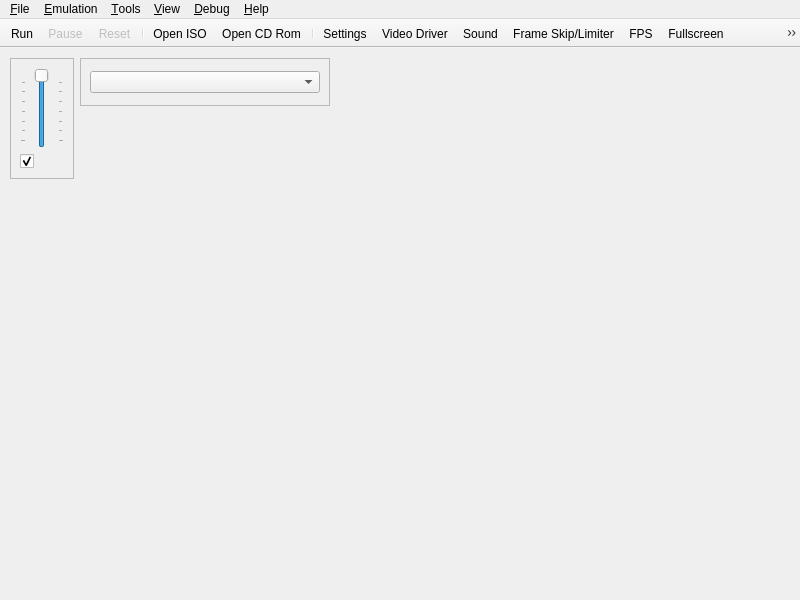
<?xml version="1.0" encoding="UTF-8"?>
<ui version="4.0">
 <class>UIYabause</class>
 <widget class="QMainWindow" name="UIYabause">
  <property name="geometry">
   <rect>
    <x>0</x>
    <y>0</y>
    <width>800</width>
    <height>600</height>
   </rect>
  </property>
  <property name="windowTitle">
   <string notr="true">Yaba Sanshiro</string>
  </property>
  <property name="windowIcon">
   <iconset>
    <normaloff>../../android/app/src/main/res/mipmap-xxxhdpi/ic_launcher.png</normaloff>../../android/app/src/main/res/mipmap-xxxhdpi/ic_launcher.png</iconset>
  </property>
  <property name="iconSize">
   <size>
    <width>16</width>
    <height>16</height>
   </size>
  </property>
  <widget class="QWidget" name="centralwidget">
   <widget class="QFrame" name="fSound">
    <property name="geometry">
     <rect>
      <x>10</x>
      <y>10</y>
      <width>64</width>
      <height>121</height>
     </rect>
    </property>
    <property name="sizePolicy">
     <sizepolicy hsizetype="Maximum" vsizetype="Fixed">
      <horstretch>0</horstretch>
      <verstretch>0</verstretch>
     </sizepolicy>
    </property>
    <property name="frameShape">
     <enum>QFrame::Shape::StyledPanel</enum>
    </property>
    <property name="frameShadow">
     <enum>QFrame::Shadow::Sunken</enum>
    </property>
    <layout class="QVBoxLayout">
     <item>
      <widget class="QSlider" name="sVolume">
       <property name="sizePolicy">
        <sizepolicy hsizetype="Expanding" vsizetype="Expanding">
         <horstretch>0</horstretch>
         <verstretch>0</verstretch>
        </sizepolicy>
       </property>
       <property name="toolTip">
        <string>Volume</string>
       </property>
       <property name="maximum">
        <number>100</number>
       </property>
       <property name="value">
        <number>100</number>
       </property>
       <property name="orientation">
        <enum>Qt::Orientation::Vertical</enum>
       </property>
       <property name="tickPosition">
        <enum>QSlider::TickPosition::TicksBothSides</enum>
       </property>
       <property name="tickInterval">
        <number>15</number>
       </property>
      </widget>
     </item>
     <item>
      <widget class="QCheckBox" name="cbSound">
       <property name="toolTip">
        <string>Mute/UnMute Sound</string>
       </property>
       <property name="icon">
        <iconset resource="../resources/resources.qrc">
         <normaloff>:/actions/sound.png</normaloff>:/actions/sound.png</iconset>
       </property>
       <property name="checked">
        <bool>true</bool>
       </property>
      </widget>
     </item>
    </layout>
   </widget>
   <widget class="QFrame" name="fVideoDriver">
    <property name="geometry">
     <rect>
      <x>80</x>
      <y>10</y>
      <width>250</width>
      <height>48</height>
     </rect>
    </property>
    <property name="sizePolicy">
     <sizepolicy hsizetype="Maximum" vsizetype="Fixed">
      <horstretch>0</horstretch>
      <verstretch>0</verstretch>
     </sizepolicy>
    </property>
    <property name="frameShape">
     <enum>QFrame::Shape::StyledPanel</enum>
    </property>
    <property name="frameShadow">
     <enum>QFrame::Shadow::Sunken</enum>
    </property>
    <layout class="QVBoxLayout">
     <item>
      <widget class="QComboBox" name="cbVideoDriver"/>
     </item>
    </layout>
   </widget>
  </widget>
  <widget class="QMenuBar" name="menubar">
   <property name="geometry">
    <rect>
     <x>0</x>
     <y>0</y>
     <width>640</width>
     <height>21</height>
    </rect>
   </property>
   <widget class="QMenu" name="mFile">
    <property name="title">
     <string>&amp;File</string>
    </property>
    <widget class="QMenu" name="mFileSaveState">
     <property name="title">
      <string>S&amp;ave State</string>
     </property>
     <property name="icon">
      <iconset resource="../resources/resources.qrc">
       <normaloff>:/actions/icons/actions/save_state.png</normaloff>:/actions/icons/actions/save_state.png</iconset>
     </property>
     <addaction name="actionTo_Cloud"/>
     <addaction name="separator"/>
     <addaction name="aFileSaveStateAs"/>
     <addaction name="separator"/>
     <addaction name="aFileSaveState0"/>
     <addaction name="aFileSaveState1"/>
     <addaction name="aFileSaveState2"/>
     <addaction name="aFileSaveState3"/>
     <addaction name="aFileSaveState4"/>
     <addaction name="aFileSaveState5"/>
     <addaction name="aFileSaveState6"/>
     <addaction name="aFileSaveState7"/>
     <addaction name="aFileSaveState8"/>
     <addaction name="aFileSaveState9"/>
    </widget>
    <widget class="QMenu" name="mFileLoadState">
     <property name="title">
      <string>L&amp;oad State</string>
     </property>
     <property name="icon">
      <iconset resource="../resources/resources.qrc">
       <normaloff>:/actions/icons/actions/load_state.png</normaloff>:/actions/icons/actions/load_state.png</iconset>
     </property>
     <addaction name="actionFrom_Cloud"/>
     <addaction name="separator"/>
     <addaction name="aFileLoadStateAs"/>
     <addaction name="separator"/>
     <addaction name="aFileLoadState0"/>
     <addaction name="aFileLoadState1"/>
     <addaction name="aFileLoadState2"/>
     <addaction name="aFileLoadState3"/>
     <addaction name="aFileLoadState4"/>
     <addaction name="aFileLoadState5"/>
     <addaction name="aFileLoadState6"/>
     <addaction name="aFileLoadState7"/>
     <addaction name="aFileLoadState8"/>
     <addaction name="aFileLoadState9"/>
    </widget>
    <addaction name="aFileSettings"/>
    <addaction name="separator"/>
    <addaction name="actionGame_Browser"/>
    <addaction name="aFileOpenISO"/>
    <addaction name="aFileOpenCDRom"/>
    <addaction name="aFileOpenSSF"/>
    <addaction name="actionOpen_Tray"/>
    <addaction name="separator"/>
    <addaction name="mFileSaveState"/>
    <addaction name="mFileLoadState"/>
    <addaction name="separator"/>
    <addaction name="aFileScreenshot"/>
    <addaction name="separator"/>
    <addaction name="aFileQuit"/>
    <addaction name="separator"/>
    <addaction name="aFileAndroid"/>
    <addaction name="aFileiOS"/>
   </widget>
   <widget class="QMenu" name="mView">
    <property name="title">
     <string>&amp;View</string>
    </property>
    <widget class="QMenu" name="mViewLayer">
     <property name="title">
      <string>&amp;Layer</string>
     </property>
     <property name="icon">
      <iconset resource="../resources/resources.qrc">
       <normaloff>:/actions/icons/actions/layer.png</normaloff>:/actions/icons/actions/layer.png</iconset>
     </property>
     <addaction name="aViewLayerVdp1"/>
     <addaction name="aViewLayerNBG0"/>
     <addaction name="aViewLayerNBG1"/>
     <addaction name="aViewLayerNBG2"/>
     <addaction name="aViewLayerNBG3"/>
     <addaction name="aViewLayerRBG0"/>
    </widget>
    <addaction name="aViewFPS"/>
    <addaction name="mViewLayer"/>
    <addaction name="aViewFullscreen"/>
    <addaction name="aViewLog"/>
   </widget>
   <widget class="QMenu" name="mViewDebug">
    <property name="enabled">
     <bool>true</bool>
    </property>
    <property name="title">
     <string>&amp;Debug</string>
    </property>
    <addaction name="aViewDebugMSH2"/>
    <addaction name="aViewDebugSSH2"/>
    <addaction name="aViewDebugVDP1"/>
    <addaction name="aViewDebugVDP2"/>
    <addaction name="aViewDebugM68K"/>
    <addaction name="aViewDebugSCUDSP"/>
    <addaction name="aViewDebugSCSP"/>
    <addaction name="aViewDebugSCSPChan"/>
    <addaction name="aViewDebugSCSPDSP"/>
    <addaction name="separator"/>
    <addaction name="aViewDebugMemoryEditor"/>
    <addaction name="separator"/>
    <addaction name="aTraceLogging"/>
   </widget>
   <widget class="QMenu" name="mHelp">
    <property name="title">
     <string>&amp;Help</string>
    </property>
    <addaction name="aHelpReport"/>
    <addaction name="aHelpCompatibilityList"/>
    <addaction name="aHelpAbout"/>
    <addaction name="actionCheck_for_updates"/>
   </widget>
   <widget class="QMenu" name="mTools">
    <property name="title">
     <string>&amp;Tools</string>
    </property>
    <addaction name="actionOpen_web_interface"/>
    <addaction name="aToolsBackupManager"/>
    <addaction name="aToolsCheatsList"/>
    <addaction name="aToolsCheatSearch"/>
    <addaction name="aToolsTransfer"/>
   </widget>
   <widget class="QMenu" name="mEmulation">
    <property name="title">
     <string>&amp;Emulation</string>
    </property>
    <addaction name="aEmulationRun"/>
    <addaction name="aEmulationPause"/>
    <addaction name="aEmulationReset"/>
    <addaction name="separator"/>
    <addaction name="aEmulationFrameSkipLimiter"/>
    <addaction name="actionRecord"/>
    <addaction name="actionPlay"/>
   </widget>
   <addaction name="mFile"/>
   <addaction name="mEmulation"/>
   <addaction name="mTools"/>
   <addaction name="mView"/>
   <addaction name="mViewDebug"/>
   <addaction name="mHelp"/>
  </widget>
  <widget class="QToolBar" name="toolBar">
   <property name="windowTitle">
    <string>toolBar</string>
   </property>
   <property name="movable">
    <bool>false</bool>
   </property>
   <property name="iconSize">
    <size>
     <width>24</width>
     <height>24</height>
    </size>
   </property>
   <property name="floatable">
    <bool>true</bool>
   </property>
   <attribute name="toolBarArea">
    <enum>TopToolBarArea</enum>
   </attribute>
   <attribute name="toolBarBreak">
    <bool>false</bool>
   </attribute>
   <addaction name="aEmulationRun"/>
   <addaction name="aEmulationPause"/>
   <addaction name="aEmulationReset"/>
   <addaction name="separator"/>
   <addaction name="aFileOpenISO"/>
   <addaction name="aFileOpenCDRom"/>
   <addaction name="separator"/>
   <addaction name="aFileSettings"/>
   <addaction name="aVideoDriver"/>
   <addaction name="aSound"/>
   <addaction name="aEmulationFrameSkipLimiter"/>
   <addaction name="aViewFPS"/>
   <addaction name="aViewFullscreen"/>
   <addaction name="aFileScreenshot"/>
   <addaction name="separator"/>
   <addaction name="aToolsBackupManager"/>
   <addaction name="aToolsCheatsList"/>
   <addaction name="separator"/>
   <addaction name="aFileQuit"/>
   <addaction name="aHelpAbout"/>
   <addaction name="actionAndroid"/>
   <addaction name="actioniOS"/>
  </widget>
  <action name="aFileQuit">
   <property name="icon">
    <iconset resource="../resources/resources.qrc">
     <normaloff>:/actions/icons/actions/quit.png</normaloff>:/actions/icons/actions/quit.png</iconset>
   </property>
   <property name="text">
    <string>&amp;Quit</string>
   </property>
   <property name="shortcut">
    <string>Ctrl+Q</string>
   </property>
  </action>
  <action name="aYabauseStart">
   <property name="text">
    <string>Start</string>
   </property>
  </action>
  <action name="aYabauseStop">
   <property name="text">
    <string>Stop</string>
   </property>
  </action>
  <action name="aFileSettings">
   <property name="icon">
    <iconset resource="../resources/resources.qrc">
     <normaloff>:/actions/icons/actions/settings.png</normaloff>:/actions/icons/actions/settings.png</iconset>
   </property>
   <property name="text">
    <string>&amp;Settings...</string>
   </property>
   <property name="shortcut">
    <string>Ctrl+S</string>
   </property>
  </action>
  <action name="aEmulationRun">
   <property name="icon">
    <iconset resource="../resources/resources.qrc">
     <normaloff>:/actions/icons/actions/play.png</normaloff>:/actions/icons/actions/play.png</iconset>
   </property>
   <property name="text">
    <string>R&amp;un</string>
   </property>
   <property name="shortcut">
    <string>F1</string>
   </property>
  </action>
  <action name="aEmulationPause">
   <property name="enabled">
    <bool>false</bool>
   </property>
   <property name="icon">
    <iconset resource="../resources/resources.qrc">
     <normaloff>:/actions/icons/actions/pause.png</normaloff>:/actions/icons/actions/pause.png</iconset>
   </property>
   <property name="text">
    <string>&amp;Pause</string>
   </property>
   <property name="shortcut">
    <string>F2</string>
   </property>
  </action>
  <action name="aEmulationReset">
   <property name="enabled">
    <bool>false</bool>
   </property>
   <property name="icon">
    <iconset resource="../resources/resources.qrc">
     <normaloff>:/actions/icons/actions/reset.png</normaloff>:/actions/icons/actions/reset.png</iconset>
   </property>
   <property name="text">
    <string>&amp;Reset</string>
   </property>
   <property name="shortcut">
    <string>F3</string>
   </property>
  </action>
  <action name="aToolsTransfer">
   <property name="enabled">
    <bool>true</bool>
   </property>
   <property name="icon">
    <iconset resource="../resources/resources.qrc">
     <normaloff>:/actions/icons/actions/transfert.png</normaloff>:/actions/icons/actions/transfert.png</iconset>
   </property>
   <property name="text">
    <string>&amp;Transfer</string>
   </property>
   <property name="shortcut">
    <string>Ctrl+T</string>
   </property>
  </action>
  <action name="aFileScreenshot">
   <property name="icon">
    <iconset resource="../resources/resources.qrc">
     <normaloff>:/actions/icons/actions/screenshot.png</normaloff>:/actions/icons/actions/screenshot.png</iconset>
   </property>
   <property name="text">
    <string>Sc&amp;reenshot</string>
   </property>
   <property name="shortcut">
    <string>F8</string>
   </property>
  </action>
  <action name="aEmulationFrameSkipLimiter">
   <property name="checkable">
    <bool>true</bool>
   </property>
   <property name="icon">
    <iconset resource="../resources/resources.qrc">
     <normaloff>:/actions/icons/actions/frame_skipping.png</normaloff>:/actions/icons/actions/frame_skipping.png</iconset>
   </property>
   <property name="text">
    <string>&amp;Frame Skip/Limiter</string>
   </property>
   <property name="shortcut">
    <string>F4</string>
   </property>
  </action>
  <action name="aViewFPS">
   <property name="checkable">
    <bool>true</bool>
   </property>
   <property name="icon">
    <iconset resource="../resources/resources.qrc">
     <normaloff>:/actions/icons/actions/fps.png</normaloff>:/actions/icons/actions/fps.png</iconset>
   </property>
   <property name="text">
    <string>F&amp;PS</string>
   </property>
   <property name="iconText">
    <string>FPS</string>
   </property>
   <property name="shortcut">
    <string>F12</string>
   </property>
  </action>
  <action name="aViewLayerVdp1">
   <property name="checkable">
    <bool>true</bool>
   </property>
   <property name="checked">
    <bool>true</bool>
   </property>
   <property name="text">
    <string>Vdp1</string>
   </property>
   <property name="shortcut">
    <string>1</string>
   </property>
  </action>
  <action name="aViewFullscreen">
   <property name="checkable">
    <bool>true</bool>
   </property>
   <property name="icon">
    <iconset resource="../resources/resources.qrc">
     <normaloff>:/actions/fullscreen.png</normaloff>:/actions/fullscreen.png</iconset>
   </property>
   <property name="text">
    <string>&amp;Fullscreen</string>
   </property>
   <property name="shortcut">
    <string>Alt+Return</string>
   </property>
  </action>
  <action name="aViewLog">
   <property name="checkable">
    <bool>true</bool>
   </property>
   <property name="icon">
    <iconset resource="../resources/resources.qrc">
     <normaloff>:/actions/icons/actions/log.png</normaloff>:/actions/icons/actions/log.png</iconset>
   </property>
   <property name="text">
    <string>&amp;Log</string>
   </property>
   <property name="shortcut">
    <string>Ctrl+L</string>
   </property>
  </action>
  <action name="aViewDebugMSH2">
   <property name="icon">
    <iconset resource="../resources/resources.qrc">
     <normaloff>:/actions/icons/actions/debug_cpu.png</normaloff>:/actions/icons/actions/debug_cpu.png</iconset>
   </property>
   <property name="text">
    <string>&amp;Master SH2</string>
   </property>
  </action>
  <action name="aViewDebugSSH2">
   <property name="enabled">
    <bool>true</bool>
   </property>
   <property name="icon">
    <iconset resource="../resources/resources.qrc">
     <normaloff>:/actions/icons/actions/debug_cpu.png</normaloff>:/actions/icons/actions/debug_cpu.png</iconset>
   </property>
   <property name="text">
    <string>&amp;Slave SH2</string>
   </property>
  </action>
  <action name="aViewDebugVDP1">
   <property name="enabled">
    <bool>true</bool>
   </property>
   <property name="icon">
    <iconset resource="../resources/resources.qrc">
     <normaloff>:/actions/icons/actions/debug_cpu.png</normaloff>:/actions/icons/actions/debug_cpu.png</iconset>
   </property>
   <property name="text">
    <string>VDP&amp;1</string>
   </property>
  </action>
  <action name="aViewDebugVDP2">
   <property name="enabled">
    <bool>true</bool>
   </property>
   <property name="icon">
    <iconset resource="../resources/resources.qrc">
     <normaloff>:/actions/icons/actions/debug_cpu.png</normaloff>:/actions/icons/actions/debug_cpu.png</iconset>
   </property>
   <property name="text">
    <string>VDP&amp;2</string>
   </property>
  </action>
  <action name="aViewDebugM68K">
   <property name="enabled">
    <bool>true</bool>
   </property>
   <property name="icon">
    <iconset resource="../resources/resources.qrc">
     <normaloff>:/actions/icons/actions/debug_cpu.png</normaloff>:/actions/icons/actions/debug_cpu.png</iconset>
   </property>
   <property name="text">
    <string>M&amp;68K</string>
   </property>
  </action>
  <action name="aViewDebugSCUDSP">
   <property name="enabled">
    <bool>true</bool>
   </property>
   <property name="icon">
    <iconset resource="../resources/resources.qrc">
     <normaloff>:/actions/icons/actions/debug_cpu.png</normaloff>:/actions/icons/actions/debug_cpu.png</iconset>
   </property>
   <property name="text">
    <string>SCU-&amp;DSP</string>
   </property>
  </action>
  <action name="aViewDebugSCSP">
   <property name="enabled">
    <bool>true</bool>
   </property>
   <property name="icon">
    <iconset resource="../resources/resources.qrc">
     <normaloff>:/actions/icons/actions/debug_cpu.png</normaloff>:/actions/icons/actions/debug_cpu.png</iconset>
   </property>
   <property name="text">
    <string>S&amp;CSP</string>
   </property>
  </action>
  <action name="aViewDebugMemoryTransfer">
   <property name="enabled">
    <bool>true</bool>
   </property>
   <property name="text">
    <string>Memory Transfer</string>
   </property>
  </action>
  <action name="aHelpAbout">
   <property name="icon">
    <iconset resource="../resources/resources.qrc">
     <normaloff>:/actions/icons/actions/about.png</normaloff>:/actions/icons/actions/about.png</iconset>
   </property>
   <property name="text">
    <string>&amp;About...</string>
   </property>
  </action>
  <action name="aViewLayerNBG0">
   <property name="checkable">
    <bool>true</bool>
   </property>
   <property name="checked">
    <bool>true</bool>
   </property>
   <property name="text">
    <string>NBG0</string>
   </property>
   <property name="shortcut">
    <string>2</string>
   </property>
  </action>
  <action name="aViewLayerNBG1">
   <property name="checkable">
    <bool>true</bool>
   </property>
   <property name="checked">
    <bool>true</bool>
   </property>
   <property name="text">
    <string>NBG1</string>
   </property>
   <property name="shortcut">
    <string>3</string>
   </property>
  </action>
  <action name="aViewLayerNBG2">
   <property name="checkable">
    <bool>true</bool>
   </property>
   <property name="checked">
    <bool>true</bool>
   </property>
   <property name="text">
    <string>NBG2</string>
   </property>
   <property name="shortcut">
    <string>4</string>
   </property>
  </action>
  <action name="aViewLayerNBG3">
   <property name="checkable">
    <bool>true</bool>
   </property>
   <property name="checked">
    <bool>true</bool>
   </property>
   <property name="text">
    <string>NBG3</string>
   </property>
   <property name="shortcut">
    <string>5</string>
   </property>
  </action>
  <action name="aViewLayerRBG0">
   <property name="checkable">
    <bool>true</bool>
   </property>
   <property name="checked">
    <bool>true</bool>
   </property>
   <property name="text">
    <string>RBG0</string>
   </property>
   <property name="shortcut">
    <string>6</string>
   </property>
  </action>
  <action name="aFileSaveState1">
   <property name="text">
    <string>Save1</string>
   </property>
   <property name="shortcut">
    <string>Ctrl+1</string>
   </property>
  </action>
  <action name="aFileSaveState2">
   <property name="text">
    <string>Save2</string>
   </property>
   <property name="shortcut">
    <string>Ctrl+2</string>
   </property>
  </action>
  <action name="aFileSaveState3">
   <property name="text">
    <string>Save3</string>
   </property>
   <property name="shortcut">
    <string>Ctrl+3</string>
   </property>
  </action>
  <action name="aFileSaveState4">
   <property name="text">
    <string>Save4</string>
   </property>
   <property name="shortcut">
    <string>Ctrl+4</string>
   </property>
  </action>
  <action name="aFileSaveState5">
   <property name="text">
    <string>Save5</string>
   </property>
   <property name="shortcut">
    <string>Ctrl+5</string>
   </property>
  </action>
  <action name="aFileSaveState6">
   <property name="text">
    <string>Save6</string>
   </property>
   <property name="shortcut">
    <string>Ctrl+6</string>
   </property>
  </action>
  <action name="aFileSaveState7">
   <property name="text">
    <string>Save7</string>
   </property>
   <property name="shortcut">
    <string>Ctrl+7</string>
   </property>
  </action>
  <action name="aFileSaveState8">
   <property name="text">
    <string>Save8</string>
   </property>
   <property name="shortcut">
    <string>Ctrl+8</string>
   </property>
  </action>
  <action name="aFileSaveState9">
   <property name="text">
    <string>Save9</string>
   </property>
   <property name="shortcut">
    <string>Ctrl+9</string>
   </property>
  </action>
  <action name="aFileLoadState1">
   <property name="text">
    <string>Load1</string>
   </property>
   <property name="shortcut">
    <string>Alt+1</string>
   </property>
  </action>
  <action name="aFileLoadState2">
   <property name="text">
    <string>Load2</string>
   </property>
   <property name="shortcut">
    <string>Alt+2</string>
   </property>
  </action>
  <action name="aFileLoadState3">
   <property name="text">
    <string>Load3</string>
   </property>
   <property name="shortcut">
    <string>Alt+3</string>
   </property>
  </action>
  <action name="aFileLoadState4">
   <property name="text">
    <string>Load4</string>
   </property>
   <property name="shortcut">
    <string>Alt+4</string>
   </property>
  </action>
  <action name="aFileLoadState5">
   <property name="text">
    <string>Load5</string>
   </property>
   <property name="shortcut">
    <string>Alt+5</string>
   </property>
  </action>
  <action name="aFileLoadState6">
   <property name="text">
    <string>Load6</string>
   </property>
   <property name="shortcut">
    <string>Alt+6</string>
   </property>
  </action>
  <action name="aFileLoadState7">
   <property name="text">
    <string>Load7</string>
   </property>
   <property name="shortcut">
    <string>Alt+7</string>
   </property>
  </action>
  <action name="aFileLoadState8">
   <property name="text">
    <string>Load8</string>
   </property>
   <property name="shortcut">
    <string>Alt+8</string>
   </property>
  </action>
  <action name="aFileLoadState9">
   <property name="text">
    <string>Load9</string>
   </property>
   <property name="shortcut">
    <string>Alt+9</string>
   </property>
  </action>
  <action name="aFileSaveStateAs">
   <property name="text">
    <string>To File...</string>
   </property>
   <property name="shortcut">
    <string>F9</string>
   </property>
  </action>
  <action name="aFileLoadStateAs">
   <property name="text">
    <string>From File...</string>
   </property>
   <property name="shortcut">
    <string>F5</string>
   </property>
  </action>
  <action name="aToolsCheatsList">
   <property name="icon">
    <iconset resource="../resources/resources.qrc">
     <normaloff>:/actions/icons/actions/cheats.png</normaloff>:/actions/icons/actions/cheats.png</iconset>
   </property>
   <property name="text">
    <string>&amp;Cheats List...</string>
   </property>
   <property name="shortcut">
    <string>Alt+L</string>
   </property>
  </action>
  <action name="aToolsBackupManager">
   <property name="icon">
    <iconset resource="../resources/resources.qrc">
     <normaloff>:/actions/icons/actions/backup_ram.png</normaloff>:/actions/icons/actions/backup_ram.png</iconset>
   </property>
   <property name="text">
    <string>&amp;Backup Manager...</string>
   </property>
   <property name="shortcut">
    <string>Alt+B</string>
   </property>
  </action>
  <action name="aFileOpenISO">
   <property name="icon">
    <iconset resource="../resources/resources.qrc">
     <normaloff>:/actions/icons/actions/iso.png</normaloff>:/actions/icons/actions/iso.png</iconset>
   </property>
   <property name="text">
    <string>Open &amp;ISO...</string>
   </property>
   <property name="shortcut">
    <string>Ctrl+I</string>
   </property>
  </action>
  <action name="aFileOpenCDRom">
   <property name="icon">
    <iconset resource="../resources/resources.qrc">
     <normaloff>:/actions/icons/actions/cd.png</normaloff>:/actions/icons/actions/cd.png</iconset>
   </property>
   <property name="text">
    <string>Open &amp;CD Rom...</string>
   </property>
   <property name="shortcut">
    <string>Ctrl+C</string>
   </property>
  </action>
  <action name="aHelpReport">
   <property name="icon">
    <iconset resource="../resources/resources.qrc">
     <normaloff>:/actions/icons/actions/compatibility.png</normaloff>:/actions/icons/actions/compatibility.png</iconset>
   </property>
   <property name="text">
    <string>Bug report</string>
   </property>
   <property name="statusTip">
    <string>https://github.com/devmiyax/yabause/issues</string>
   </property>
  </action>
  <action name="aHelpCompatibilityList">
   <property name="icon">
    <iconset resource="../resources/resources.qrc">
     <normaloff>:/actions/icons/actions/compatibility.png</normaloff>:/actions/icons/actions/compatibility.png</iconset>
   </property>
   <property name="text">
    <string>Compatibility List</string>
   </property>
   <property name="statusTip">
    <string>http://www.uoyabause.org/games</string>
   </property>
  </action>
  <action name="aSound">
   <property name="icon">
    <iconset resource="../resources/resources.qrc">
     <normaloff>:/actions/sound.png</normaloff>:/actions/sound.png</iconset>
   </property>
   <property name="text">
    <string>Sound...</string>
   </property>
  </action>
  <action name="aVideoDriver">
   <property name="icon">
    <iconset resource="../resources/resources.qrc">
     <normaloff>:/actions/icons/actions/video.png</normaloff>:/actions/icons/actions/video.png</iconset>
   </property>
   <property name="text">
    <string>Video Driver</string>
   </property>
  </action>
  <action name="aFileSaveState0">
   <property name="text">
    <string>Save0</string>
   </property>
   <property name="shortcut">
    <string>Ctrl+0</string>
   </property>
  </action>
  <action name="aFileLoadState0">
   <property name="text">
    <string>Load0</string>
   </property>
   <property name="shortcut">
    <string>Alt+0</string>
   </property>
  </action>
  <action name="aViewDebugMemoryEditor">
   <property name="enabled">
    <bool>true</bool>
   </property>
   <property name="icon">
    <iconset resource="../resources/resources.qrc">
     <normaloff>:/actions/icons/actions/debug_cpu.png</normaloff>:/actions/icons/actions/debug_cpu.png</iconset>
   </property>
   <property name="text">
    <string>Memory &amp;Editor</string>
   </property>
  </action>
  <action name="aToolsCheatSearch">
   <property name="icon">
    <iconset resource="../resources/resources.qrc">
     <normaloff>:/actions/icons/actions/cheat_search.png</normaloff>:/actions/icons/actions/cheat_search.png</iconset>
   </property>
   <property name="text">
    <string>Cheat &amp;Search...</string>
   </property>
   <property name="shortcut">
    <string>Alt+S</string>
   </property>
  </action>
  <action name="aViewDebugSCSPDSP">
   <property name="icon">
    <iconset resource="../resources/resources.qrc">
     <normaloff>:/actions/icons/actions/debug_cpu.png</normaloff>:/actions/icons/actions/debug_cpu.png</iconset>
   </property>
   <property name="text">
    <string>SCSP DSP</string>
   </property>
  </action>
  <action name="aTraceLogging">
   <property name="checkable">
    <bool>true</bool>
   </property>
   <property name="checked">
    <bool>false</bool>
   </property>
   <property name="text">
    <string>Trace Logging</string>
   </property>
  </action>
  <action name="aViewDebugSCSPChan">
   <property name="text">
    <string>SCSP Channels</string>
   </property>
  </action>
  <action name="aFileOpenSSF">
   <property name="text">
    <string>Open SSF</string>
   </property>
  </action>
  <action name="actionOpen_Tray">
   <property name="text">
    <string>Open&amp;Tray</string>
   </property>
   <property name="toolTip">
    <string>Open Tray</string>
   </property>
  </action>
  <action name="actionAndroid">
   <property name="icon">
    <iconset resource="../resources/resources.qrc">
     <normaloff>:/actions/icons/actions/android-head_flat.png</normaloff>:/actions/icons/actions/android-head_flat.png</iconset>
   </property>
   <property name="text">
    <string>Android</string>
   </property>
   <property name="toolTip">
    <string>Android</string>
   </property>
  </action>
  <action name="actionOpen_web_interface">
   <property name="icon">
    <iconset resource="../resources/resources.qrc">
     <normaloff>:/actions/verified_user.png</normaloff>:/actions/verified_user.png</iconset>
   </property>
   <property name="text">
    <string>Sign In/Out</string>
   </property>
   <property name="statusTip">
    <string>https://uoyabause.firebaseapp.com/</string>
   </property>
  </action>
  <action name="actionTo_Cloud">
   <property name="icon">
    <iconset resource="../resources/resources.qrc">
     <normaloff>:/actions/cloud_upload.png</normaloff>:/actions/cloud_upload.png</iconset>
   </property>
   <property name="text">
    <string>To Cloud</string>
   </property>
   <property name="shortcut">
    <string>Shift+F9</string>
   </property>
  </action>
  <action name="actionFrom_Cloud">
   <property name="icon">
    <iconset resource="../resources/resources.qrc">
     <normaloff>:/actions/cloud_download.png</normaloff>:/actions/cloud_download.png</iconset>
   </property>
   <property name="text">
    <string>From Cloud</string>
   </property>
   <property name="shortcut">
    <string>Shift+F5</string>
   </property>
  </action>
  <action name="actionRecord">
   <property name="text">
    <string>Record</string>
   </property>
  </action>
  <action name="actionPlay">
   <property name="text">
    <string>Play</string>
   </property>
  </action>
  <action name="actionGame_Browser">
   <property name="text">
    <string>Game Browser</string>
   </property>
  </action>
  <action name="actioniOS">
   <property name="icon">
    <iconset resource="../resources/resources.qrc">
     <normaloff>:/actions/icons/actions/Apple_iOS_logo.svg.png</normaloff>:/actions/icons/actions/Apple_iOS_logo.svg.png</iconset>
   </property>
   <property name="text">
    <string>iOS</string>
   </property>
   <property name="toolTip">
    <string>iOS</string>
   </property>
   <property name="menuRole">
    <enum>QAction::MenuRole::NoRole</enum>
   </property>
  </action>
  <action name="aFileAndroid">
   <property name="icon">
    <iconset resource="../resources/resources.qrc">
     <normaloff>:/actions/icons/actions/android-head_flat.png</normaloff>:/actions/icons/actions/android-head_flat.png</iconset>
   </property>
   <property name="text">
    <string>Android</string>
   </property>
  </action>
  <action name="aFileiOS">
   <property name="icon">
    <iconset resource="../resources/resources.qrc">
     <normaloff>:/actions/icons/actions/Apple_iOS_logo.svg.png</normaloff>:/actions/icons/actions/Apple_iOS_logo.svg.png</iconset>
   </property>
   <property name="text">
    <string>iOS</string>
   </property>
  </action>
  <action name="actionCheck_for_updates">
   <property name="text">
    <string>Check for updates</string>
   </property>
  </action>
 </widget>
 <resources>
  <include location="../resources/resources.qrc"/>
 </resources>
 <connections>
  <connection>
   <sender>aFileQuit</sender>
   <signal>triggered()</signal>
   <receiver>UIYabause</receiver>
   <slot>close()</slot>
   <hints>
    <hint type="sourcelabel">
     <x>-1</x>
     <y>-1</y>
    </hint>
    <hint type="destinationlabel">
     <x>159</x>
     <y>119</y>
    </hint>
   </hints>
  </connection>
 </connections>
</ui>
